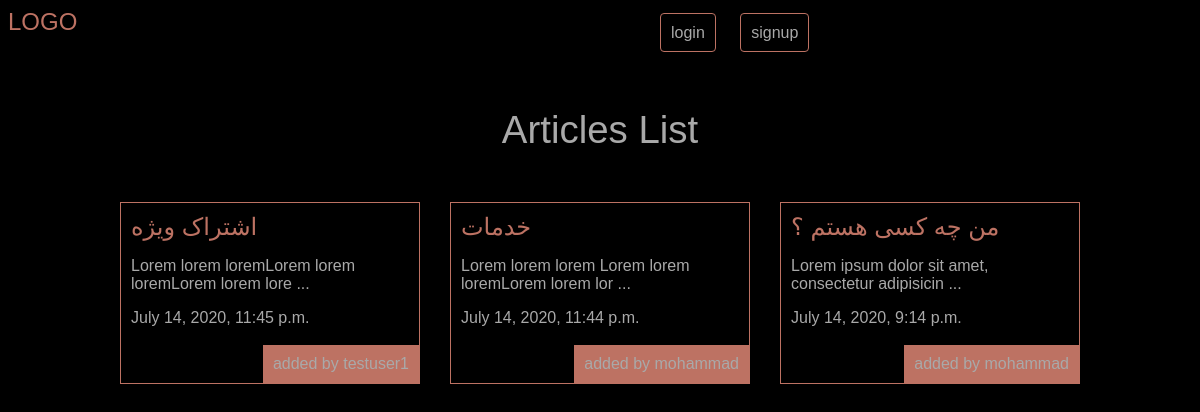
The app's page /articles/ with its own data.
### articles/models.py (models this page shows, shortened)
class Article(models.Model):
    title = models.CharField(max_length=100)
    slug = models.SlugField()
    body = models.TextField()
    def snippet(self):
        return self.body[:50] + " ..."
    date = models.DateTimeField(auto_now_add=True)
    image = models.ImageField(default='default.jpg',blank=True)
    author = models.ForeignKey(User, default=None, on_delete=models.CASCADE)

### articles/views.py (the view)
# urls.py: path('', views.articles_list, name="list"),
def articles_list(request):
    articles = models.Article.objects.all().order_by('-date')
    arg = {'articles' : articles}
    return render(request, 'articles/articleslist.html', arg)

### articles/templates/articles/articleslist.html (shortened to what this page needs)
{% extends 'base.html' %}
{% block content %}
  <h1>Articles List</h1>
  <div class="articles">
    {% for article in articles %}
    <div class="article">
      <h2><a href="{% url 'articles:detail' slug=article.slug %}">{{ article.title }}</a></h2>
      <p>{{ article.snippet }}</p>
      <p>{{ article.date }}</p>
      <p class="author">added by {{article.author.username}}</p>
    </div>
    {% endfor %}
  </div>
{% endblock %}

### assets/styles.css (style rules this page uses)
body { background-color: black; background-image: url(/static/stars.jpg); color: #a9a9a9; background-repeat: no-repeat; background-size: 120% 130%; background-attachment: fixed; }
body * { font-family: arial; }
h1,h2,h3,h4,h5,h6 { font-weight: normal; margin: 0; }
a,a:hover,a:visited { color: #bd7263; text-decoration: none; }
div.wrapper h1 { text-align: center; margin: 50px auto; font-size: 2.4em; }
.articles { display: grid; grid-template-columns: 1fr 1fr 1fr; grid-gap: 30px; }
.article { padding: 10px; border : 1px solid #bd7263; position: relative; padding-bottom: 40px; }
.article .author { padding: 10px; background-color: #bd7263; position: absolute; right: 0px; bottom: 0px; margin: 0px; color: #a9a9a9; }

### records on screen
Article: title "اشتراک ویژه", snippet "Lorem lorem loremLorem lorem loremLorem lorem lore ...", date "July 14, 2020, 11:45 p.m.", author.username "testuser1"
Article: title "خدمات", snippet "Lorem lorem lorem Lorem lorem loremLorem lorem lor ...", date "July 14, 2020, 11:44 p.m.", author.username "mohammad"
Article: title "من چه کسی هستم ؟", snippet "Lorem ipsum dolor sit amet, consectetur adipisicin ...", date "July 14, 2020, 9:14 p.m.", author.username "mohammad"
